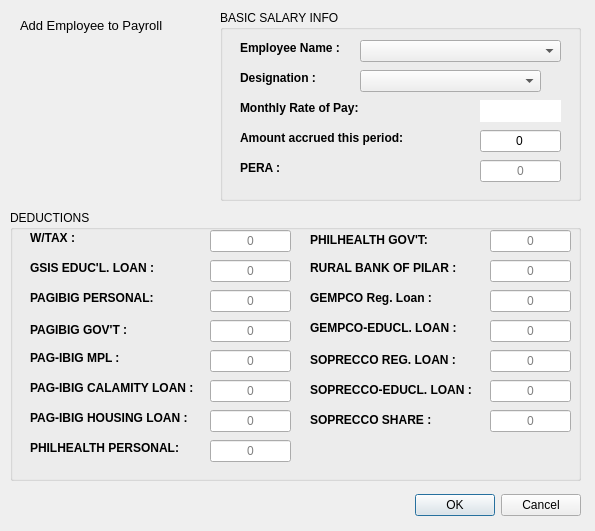
<?xml version="1.0" encoding="UTF-8"?>
<ui version="4.0">
 <class>Dialog</class>
 <widget class="QDialog" name="Dialog">
  <property name="geometry">
   <rect>
    <x>0</x>
    <y>0</y>
    <width>595</width>
    <height>531</height>
   </rect>
  </property>
  <property name="windowTitle">
   <string>Add Employee</string>
  </property>
  <property name="autoFillBackground">
   <bool>false</bool>
  </property>
  <property name="modal">
   <bool>false</bool>
  </property>
  <widget class="QDialogButtonBox" name="buttonBox">
   <property name="geometry">
    <rect>
     <x>20</x>
     <y>490</y>
     <width>561</width>
     <height>31</height>
    </rect>
   </property>
   <property name="orientation">
    <enum>Qt::Horizontal</enum>
   </property>
   <property name="standardButtons">
    <set>QDialogButtonBox::Cancel|QDialogButtonBox::Ok</set>
   </property>
  </widget>
  <widget class="QGroupBox" name="groupBox">
   <property name="geometry">
    <rect>
     <x>220</x>
     <y>10</y>
     <width>361</width>
     <height>191</height>
    </rect>
   </property>
   <property name="title">
    <string>BASIC SALARY INFO</string>
   </property>
   <widget class="QComboBox" name="_add_employee_name_combo">
    <property name="geometry">
     <rect>
      <x>140</x>
      <y>30</y>
      <width>201</width>
      <height>22</height>
     </rect>
    </property>
    <property name="font">
     <font>
      <family>Segoe UI</family>
      <pointsize>9</pointsize>
     </font>
    </property>
   </widget>
   <widget class="QLabel" name="label">
    <property name="geometry">
     <rect>
      <x>20</x>
      <y>30</y>
      <width>111</width>
      <height>16</height>
     </rect>
    </property>
    <property name="font">
     <font>
      <weight>75</weight>
      <bold>true</bold>
     </font>
    </property>
    <property name="text">
     <string>Employee Name :</string>
    </property>
   </widget>
   <widget class="QLabel" name="label_4">
    <property name="geometry">
     <rect>
      <x>20</x>
      <y>120</y>
      <width>191</width>
      <height>16</height>
     </rect>
    </property>
    <property name="font">
     <font>
      <weight>75</weight>
      <bold>true</bold>
     </font>
    </property>
    <property name="text">
     <string>Amount accrued this period:</string>
    </property>
   </widget>
   <widget class="QLineEdit" name="_add_monthly_rate">
    <property name="geometry">
     <rect>
      <x>260</x>
      <y>90</y>
      <width>81</width>
      <height>22</height>
     </rect>
    </property>
    <property name="frame">
     <bool>false</bool>
    </property>
    <property name="alignment">
     <set>Qt::AlignCenter</set>
    </property>
    <property name="readOnly">
     <bool>true</bool>
    </property>
   </widget>
   <widget class="QComboBox" name="_add_designation_combo">
    <property name="geometry">
     <rect>
      <x>140</x>
      <y>60</y>
      <width>181</width>
      <height>22</height>
     </rect>
    </property>
    <property name="font">
     <font>
      <family>Segoe UI</family>
      <pointsize>9</pointsize>
     </font>
    </property>
   </widget>
   <widget class="QLabel" name="label_3">
    <property name="geometry">
     <rect>
      <x>20</x>
      <y>90</y>
      <width>141</width>
      <height>16</height>
     </rect>
    </property>
    <property name="font">
     <font>
      <weight>75</weight>
      <bold>true</bold>
     </font>
    </property>
    <property name="text">
     <string>Monthly Rate of Pay:</string>
    </property>
   </widget>
   <widget class="QLineEdit" name="_add_amount_accrued">
    <property name="geometry">
     <rect>
      <x>260</x>
      <y>120</y>
      <width>81</width>
      <height>22</height>
     </rect>
    </property>
    <property name="text">
     <string>0</string>
    </property>
    <property name="alignment">
     <set>Qt::AlignCenter</set>
    </property>
    <property name="readOnly">
     <bool>false</bool>
    </property>
   </widget>
   <widget class="QLineEdit" name="_add_pera">
    <property name="geometry">
     <rect>
      <x>260</x>
      <y>150</y>
      <width>81</width>
      <height>22</height>
     </rect>
    </property>
    <property name="text">
     <string/>
    </property>
    <property name="alignment">
     <set>Qt::AlignCenter</set>
    </property>
    <property name="readOnly">
     <bool>false</bool>
    </property>
    <property name="placeholderText">
     <string>0</string>
    </property>
   </widget>
   <widget class="QLabel" name="labela">
    <property name="geometry">
     <rect>
      <x>20</x>
      <y>150</y>
      <width>191</width>
      <height>16</height>
     </rect>
    </property>
    <property name="font">
     <font>
      <weight>75</weight>
      <bold>true</bold>
     </font>
    </property>
    <property name="text">
     <string>PERA :</string>
    </property>
   </widget>
   <widget class="QLabel" name="label_2">
    <property name="geometry">
     <rect>
      <x>20</x>
      <y>60</y>
      <width>111</width>
      <height>16</height>
     </rect>
    </property>
    <property name="font">
     <font>
      <weight>75</weight>
      <bold>true</bold>
     </font>
    </property>
    <property name="text">
     <string>Designation :</string>
    </property>
   </widget>
   <widget class="QPushButton" name="_add_designation_button">
    <property name="geometry">
     <rect>
      <x>320</x>
      <y>60</y>
      <width>21</width>
      <height>21</height>
     </rect>
    </property>
    <property name="font">
     <font>
      <weight>75</weight>
      <bold>true</bold>
     </font>
    </property>
    <property name="text">
     <string/>
    </property>
    <property name="icon">
     <iconset resource="icons.qrc">
      <normaloff>:/icons/plus.png</normaloff>:/icons/plus.png</iconset>
    </property>
    <property name="flat">
     <bool>true</bool>
    </property>
   </widget>
  </widget>
  <widget class="QGroupBox" name="groupBox_2">
   <property name="geometry">
    <rect>
     <x>10</x>
     <y>210</y>
     <width>571</width>
     <height>271</height>
    </rect>
   </property>
   <property name="title">
    <string>DEDUCTIONS</string>
   </property>
   <widget class="QLabel" name="label_7">
    <property name="geometry">
     <rect>
      <x>20</x>
      <y>50</y>
      <width>151</width>
      <height>16</height>
     </rect>
    </property>
    <property name="font">
     <font>
      <weight>75</weight>
      <bold>true</bold>
     </font>
    </property>
    <property name="text">
     <string>GSIS EDUC'L. LOAN :</string>
    </property>
   </widget>
   <widget class="QLineEdit" name="_add_tax">
    <property name="geometry">
     <rect>
      <x>200</x>
      <y>20</y>
      <width>81</width>
      <height>22</height>
     </rect>
    </property>
    <property name="text">
     <string/>
    </property>
    <property name="frame">
     <bool>true</bool>
    </property>
    <property name="alignment">
     <set>Qt::AlignCenter</set>
    </property>
    <property name="readOnly">
     <bool>false</bool>
    </property>
    <property name="placeholderText">
     <string>0</string>
    </property>
   </widget>
   <widget class="QLabel" name="label_5">
    <property name="geometry">
     <rect>
      <x>20</x>
      <y>20</y>
      <width>151</width>
      <height>16</height>
     </rect>
    </property>
    <property name="font">
     <font>
      <weight>75</weight>
      <bold>true</bold>
     </font>
    </property>
    <property name="text">
     <string>W/TAX :</string>
    </property>
   </widget>
   <widget class="QLineEdit" name="_add_gsis_educ">
    <property name="geometry">
     <rect>
      <x>200</x>
      <y>50</y>
      <width>81</width>
      <height>22</height>
     </rect>
    </property>
    <property name="text">
     <string/>
    </property>
    <property name="alignment">
     <set>Qt::AlignCenter</set>
    </property>
    <property name="readOnly">
     <bool>false</bool>
    </property>
    <property name="placeholderText">
     <string>0</string>
    </property>
   </widget>
   <widget class="QLabel" name="label_10">
    <property name="geometry">
     <rect>
      <x>20</x>
      <y>80</y>
      <width>181</width>
      <height>16</height>
     </rect>
    </property>
    <property name="font">
     <font>
      <weight>75</weight>
      <bold>true</bold>
     </font>
    </property>
    <property name="text">
     <string>PAGIBIG PERSONAL:</string>
    </property>
   </widget>
   <widget class="QLabel" name="label_11">
    <property name="geometry">
     <rect>
      <x>20</x>
      <y>110</y>
      <width>181</width>
      <height>20</height>
     </rect>
    </property>
    <property name="font">
     <font>
      <weight>75</weight>
      <bold>true</bold>
     </font>
    </property>
    <property name="text">
     <string>PAGIBIG GOV'T :</string>
    </property>
   </widget>
   <widget class="QLineEdit" name="_add_pagibig_personal">
    <property name="geometry">
     <rect>
      <x>200</x>
      <y>80</y>
      <width>81</width>
      <height>22</height>
     </rect>
    </property>
    <property name="text">
     <string/>
    </property>
    <property name="frame">
     <bool>true</bool>
    </property>
    <property name="alignment">
     <set>Qt::AlignCenter</set>
    </property>
    <property name="readOnly">
     <bool>false</bool>
    </property>
    <property name="placeholderText">
     <string>0</string>
    </property>
   </widget>
   <widget class="QLineEdit" name="_add_pagibig_govt">
    <property name="geometry">
     <rect>
      <x>200</x>
      <y>110</y>
      <width>81</width>
      <height>22</height>
     </rect>
    </property>
    <property name="text">
     <string/>
    </property>
    <property name="frame">
     <bool>true</bool>
    </property>
    <property name="alignment">
     <set>Qt::AlignCenter</set>
    </property>
    <property name="readOnly">
     <bool>false</bool>
    </property>
    <property name="placeholderText">
     <string>0</string>
    </property>
   </widget>
   <widget class="QLabel" name="label_12">
    <property name="geometry">
     <rect>
      <x>20</x>
      <y>140</y>
      <width>181</width>
      <height>16</height>
     </rect>
    </property>
    <property name="font">
     <font>
      <weight>75</weight>
      <bold>true</bold>
     </font>
    </property>
    <property name="text">
     <string>PAG-IBIG MPL :</string>
    </property>
   </widget>
   <widget class="QLineEdit" name="_add_pagibig_mpl">
    <property name="geometry">
     <rect>
      <x>200</x>
      <y>140</y>
      <width>81</width>
      <height>22</height>
     </rect>
    </property>
    <property name="text">
     <string/>
    </property>
    <property name="alignment">
     <set>Qt::AlignCenter</set>
    </property>
    <property name="readOnly">
     <bool>false</bool>
    </property>
    <property name="placeholderText">
     <string>0</string>
    </property>
   </widget>
   <widget class="QLineEdit" name="_add_pagibig_calamity">
    <property name="geometry">
     <rect>
      <x>200</x>
      <y>170</y>
      <width>81</width>
      <height>22</height>
     </rect>
    </property>
    <property name="text">
     <string/>
    </property>
    <property name="alignment">
     <set>Qt::AlignCenter</set>
    </property>
    <property name="readOnly">
     <bool>false</bool>
    </property>
    <property name="placeholderText">
     <string>0</string>
    </property>
   </widget>
   <widget class="QLabel" name="label_13">
    <property name="geometry">
     <rect>
      <x>20</x>
      <y>170</y>
      <width>181</width>
      <height>16</height>
     </rect>
    </property>
    <property name="font">
     <font>
      <weight>75</weight>
      <bold>true</bold>
     </font>
    </property>
    <property name="text">
     <string>PAG-IBIG CALAMITY LOAN :</string>
    </property>
   </widget>
   <widget class="QLabel" name="label_14">
    <property name="geometry">
     <rect>
      <x>20</x>
      <y>200</y>
      <width>181</width>
      <height>16</height>
     </rect>
    </property>
    <property name="font">
     <font>
      <weight>75</weight>
      <bold>true</bold>
     </font>
    </property>
    <property name="text">
     <string>PAG-IBIG HOUSING LOAN :</string>
    </property>
   </widget>
   <widget class="QLineEdit" name="_add_pagibig_housing">
    <property name="geometry">
     <rect>
      <x>200</x>
      <y>200</y>
      <width>81</width>
      <height>22</height>
     </rect>
    </property>
    <property name="text">
     <string/>
    </property>
    <property name="alignment">
     <set>Qt::AlignCenter</set>
    </property>
    <property name="readOnly">
     <bool>false</bool>
    </property>
    <property name="placeholderText">
     <string>0</string>
    </property>
   </widget>
   <widget class="QLabel" name="label_15">
    <property name="geometry">
     <rect>
      <x>300</x>
      <y>20</y>
      <width>181</width>
      <height>20</height>
     </rect>
    </property>
    <property name="font">
     <font>
      <weight>75</weight>
      <bold>true</bold>
     </font>
    </property>
    <property name="text">
     <string>PHILHEALTH GOV'T:</string>
    </property>
   </widget>
   <widget class="QLineEdit" name="_add_philhealth_personal">
    <property name="geometry">
     <rect>
      <x>200</x>
      <y>230</y>
      <width>81</width>
      <height>22</height>
     </rect>
    </property>
    <property name="text">
     <string/>
    </property>
    <property name="frame">
     <bool>true</bool>
    </property>
    <property name="alignment">
     <set>Qt::AlignCenter</set>
    </property>
    <property name="readOnly">
     <bool>false</bool>
    </property>
    <property name="placeholderText">
     <string>0</string>
    </property>
   </widget>
   <widget class="QLabel" name="label_16">
    <property name="geometry">
     <rect>
      <x>20</x>
      <y>230</y>
      <width>181</width>
      <height>16</height>
     </rect>
    </property>
    <property name="font">
     <font>
      <weight>75</weight>
      <bold>true</bold>
     </font>
    </property>
    <property name="text">
     <string>PHILHEALTH PERSONAL:</string>
    </property>
   </widget>
   <widget class="QLineEdit" name="_add_philhealth_govt">
    <property name="geometry">
     <rect>
      <x>480</x>
      <y>20</y>
      <width>81</width>
      <height>22</height>
     </rect>
    </property>
    <property name="text">
     <string/>
    </property>
    <property name="frame">
     <bool>true</bool>
    </property>
    <property name="alignment">
     <set>Qt::AlignCenter</set>
    </property>
    <property name="readOnly">
     <bool>false</bool>
    </property>
    <property name="placeholderText">
     <string>0</string>
    </property>
   </widget>
   <widget class="QLabel" name="label_17">
    <property name="geometry">
     <rect>
      <x>300</x>
      <y>110</y>
      <width>181</width>
      <height>16</height>
     </rect>
    </property>
    <property name="font">
     <font>
      <weight>75</weight>
      <bold>true</bold>
     </font>
    </property>
    <property name="text">
     <string>GEMPCO-EDUCL. LOAN :</string>
    </property>
   </widget>
   <widget class="QLabel" name="label_18">
    <property name="geometry">
     <rect>
      <x>300</x>
      <y>50</y>
      <width>181</width>
      <height>16</height>
     </rect>
    </property>
    <property name="font">
     <font>
      <weight>75</weight>
      <bold>true</bold>
     </font>
    </property>
    <property name="text">
     <string>RURAL BANK OF PILAR :</string>
    </property>
   </widget>
   <widget class="QLineEdit" name="_add_bank_pilar">
    <property name="geometry">
     <rect>
      <x>480</x>
      <y>50</y>
      <width>81</width>
      <height>22</height>
     </rect>
    </property>
    <property name="text">
     <string/>
    </property>
    <property name="alignment">
     <set>Qt::AlignCenter</set>
    </property>
    <property name="readOnly">
     <bool>false</bool>
    </property>
    <property name="placeholderText">
     <string>0</string>
    </property>
   </widget>
   <widget class="QLineEdit" name="_add_gempco_reg_loan">
    <property name="geometry">
     <rect>
      <x>480</x>
      <y>80</y>
      <width>81</width>
      <height>22</height>
     </rect>
    </property>
    <property name="text">
     <string/>
    </property>
    <property name="alignment">
     <set>Qt::AlignCenter</set>
    </property>
    <property name="readOnly">
     <bool>false</bool>
    </property>
    <property name="placeholderText">
     <string>0</string>
    </property>
   </widget>
   <widget class="QLineEdit" name="_add_gempco_educ_loan">
    <property name="geometry">
     <rect>
      <x>480</x>
      <y>110</y>
      <width>81</width>
      <height>22</height>
     </rect>
    </property>
    <property name="text">
     <string/>
    </property>
    <property name="frame">
     <bool>true</bool>
    </property>
    <property name="alignment">
     <set>Qt::AlignCenter</set>
    </property>
    <property name="readOnly">
     <bool>false</bool>
    </property>
    <property name="placeholderText">
     <string>0</string>
    </property>
   </widget>
   <widget class="QLabel" name="label_19">
    <property name="geometry">
     <rect>
      <x>300</x>
      <y>140</y>
      <width>181</width>
      <height>20</height>
     </rect>
    </property>
    <property name="font">
     <font>
      <weight>75</weight>
      <bold>true</bold>
     </font>
    </property>
    <property name="text">
     <string>SOPRECCO REG. LOAN :</string>
    </property>
   </widget>
   <widget class="QLabel" name="label_20">
    <property name="geometry">
     <rect>
      <x>300</x>
      <y>80</y>
      <width>181</width>
      <height>16</height>
     </rect>
    </property>
    <property name="font">
     <font>
      <weight>75</weight>
      <bold>true</bold>
     </font>
    </property>
    <property name="text">
     <string>GEMPCO Reg. Loan :</string>
    </property>
   </widget>
   <widget class="QLineEdit" name="_add_soprecco_reg_loan">
    <property name="geometry">
     <rect>
      <x>480</x>
      <y>140</y>
      <width>81</width>
      <height>22</height>
     </rect>
    </property>
    <property name="text">
     <string/>
    </property>
    <property name="frame">
     <bool>true</bool>
    </property>
    <property name="alignment">
     <set>Qt::AlignCenter</set>
    </property>
    <property name="readOnly">
     <bool>false</bool>
    </property>
    <property name="placeholderText">
     <string>0</string>
    </property>
   </widget>
   <widget class="QLabel" name="label_33">
    <property name="geometry">
     <rect>
      <x>300</x>
      <y>170</y>
      <width>181</width>
      <height>20</height>
     </rect>
    </property>
    <property name="font">
     <font>
      <weight>75</weight>
      <bold>true</bold>
     </font>
    </property>
    <property name="text">
     <string>SOPRECCO-EDUCL. LOAN :</string>
    </property>
   </widget>
   <widget class="QLineEdit" name="_add_soprecco_educ_loan">
    <property name="geometry">
     <rect>
      <x>480</x>
      <y>170</y>
      <width>81</width>
      <height>22</height>
     </rect>
    </property>
    <property name="text">
     <string/>
    </property>
    <property name="frame">
     <bool>true</bool>
    </property>
    <property name="alignment">
     <set>Qt::AlignCenter</set>
    </property>
    <property name="readOnly">
     <bool>false</bool>
    </property>
    <property name="placeholderText">
     <string>0</string>
    </property>
   </widget>
   <widget class="QLineEdit" name="_add_soprecco_share">
    <property name="geometry">
     <rect>
      <x>480</x>
      <y>200</y>
      <width>81</width>
      <height>22</height>
     </rect>
    </property>
    <property name="text">
     <string/>
    </property>
    <property name="frame">
     <bool>true</bool>
    </property>
    <property name="alignment">
     <set>Qt::AlignCenter</set>
    </property>
    <property name="readOnly">
     <bool>false</bool>
    </property>
    <property name="placeholderText">
     <string>0</string>
    </property>
   </widget>
   <widget class="QLabel" name="label_34">
    <property name="geometry">
     <rect>
      <x>300</x>
      <y>200</y>
      <width>181</width>
      <height>20</height>
     </rect>
    </property>
    <property name="font">
     <font>
      <weight>75</weight>
      <bold>true</bold>
     </font>
    </property>
    <property name="text">
     <string>SOPRECCO SHARE :</string>
    </property>
   </widget>
  </widget>
  <widget class="QPushButton" name="_add_employee_design">
   <property name="geometry">
    <rect>
     <x>70</x>
     <y>40</y>
     <width>81</width>
     <height>81</height>
    </rect>
   </property>
   <property name="text">
    <string/>
   </property>
   <property name="icon">
    <iconset resource="icons.qrc">
     <normaloff>:/icons/SORSOGON.png</normaloff>
     <disabledoff>:/icons/SORSOGON.png</disabledoff>:/icons/SORSOGON.png</iconset>
   </property>
   <property name="iconSize">
    <size>
     <width>90</width>
     <height>90</height>
    </size>
   </property>
   <property name="flat">
    <bool>true</bool>
   </property>
  </widget>
  <widget class="QLabel" name="label_6">
   <property name="geometry">
    <rect>
     <x>20</x>
     <y>10</y>
     <width>191</width>
     <height>31</height>
    </rect>
   </property>
   <property name="font">
    <font>
     <pointsize>10</pointsize>
    </font>
   </property>
   <property name="text">
    <string>Add Employee to Payroll</string>
   </property>
  </widget>
  <widget class="QPushButton" name="_add_employee_design2">
   <property name="geometry">
    <rect>
     <x>20</x>
     <y>100</y>
     <width>181</width>
     <height>71</height>
    </rect>
   </property>
   <property name="text">
    <string/>
   </property>
   <property name="icon">
    <iconset resource="icons.qrc">
     <normaloff>:/icons/ph_design.png</normaloff>
     <disabledoff>:/icons/ph_design.png</disabledoff>
     <disabledon>:/icons/ph_design.png</disabledon>:/icons/ph_design.png</iconset>
   </property>
   <property name="iconSize">
    <size>
     <width>150</width>
     <height>200</height>
    </size>
   </property>
   <property name="flat">
    <bool>true</bool>
   </property>
  </widget>
 </widget>
 <resources>
  <include location="icons.qrc"/>
 </resources>
 <connections>
  <connection>
   <sender>buttonBox</sender>
   <signal>accepted()</signal>
   <receiver>Dialog</receiver>
   <slot>accept()</slot>
   <hints>
    <hint type="sourcelabel">
     <x>248</x>
     <y>254</y>
    </hint>
    <hint type="destinationlabel">
     <x>157</x>
     <y>274</y>
    </hint>
   </hints>
  </connection>
  <connection>
   <sender>buttonBox</sender>
   <signal>rejected()</signal>
   <receiver>Dialog</receiver>
   <slot>reject()</slot>
   <hints>
    <hint type="sourcelabel">
     <x>316</x>
     <y>260</y>
    </hint>
    <hint type="destinationlabel">
     <x>286</x>
     <y>274</y>
    </hint>
   </hints>
  </connection>
 </connections>
</ui>
